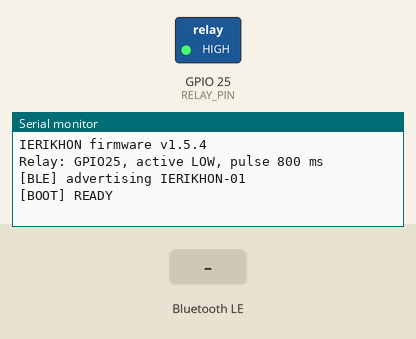
Bench run of a sketch on a simulated ESP32. Shown: switched loads named in the sketch (green lamp = pin HIGH), the last lines printed to the serial monitor. Inputs (shaded band) come from the test bench. EEPROM starts erased; nothing arrives over Bluetooth unless stated; a phone connects over Bluetooth LE 3 s after start.

Above: at 1.3 s.
1.4 s: Bluetooth LE write "GET_PULSE" received
At 1.9 s:
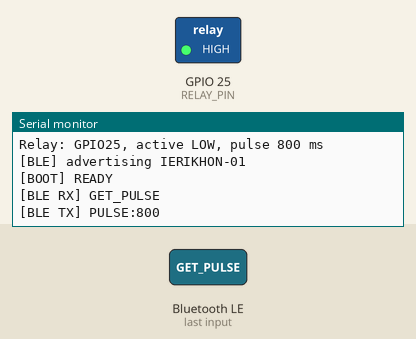
2.9 s: Bluetooth LE write "SET_PULSE:" received
At 3.08 s:
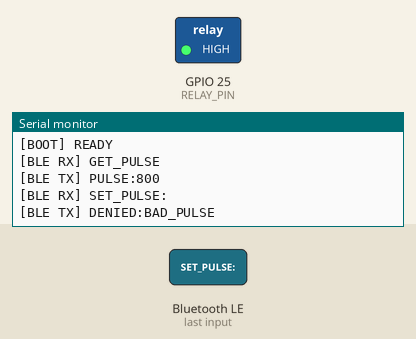
4.4 s: Bluetooth LE write "STATUS" received
At 5.3 s:
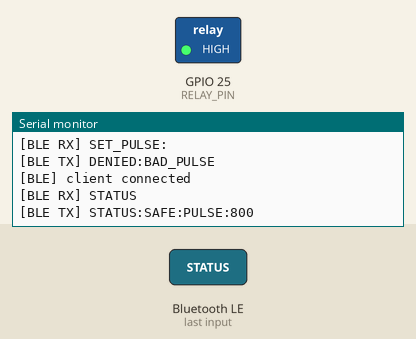

Measured:
- after the input at 1.4 s, the serial monitor: prints a new line at once (image 1)
- after the input at 2.9 s, the serial monitor: prints a new line at once (image 2)
- after the input at 4.4 s, the serial monitor: prints a new line at once (image 3)

The sketch:

IERIKHON_v1.5.4.ino
```cpp
#include <Arduino.h>
#include <BLEDevice.h>
#include <BLEServer.h>
#include <BLEUtils.h>
#include <BLE2902.h>
#include <Preferences.h>

static const char* FW_VERSION = "1.5.4";
static const char* DEVICE_NAME = "IERIKHON-01";
static const char* SERVICE_UUID = "6f4f0001-8f3a-4d7a-9c12-4a494552494b";
static const char* COMMAND_UUID = "6f4f0002-8f3a-4d7a-9c12-4a494552494b";

static const uint8_t RELAY_PIN = 25;
static const uint8_t RELAY_ON = LOW;
static const uint8_t RELAY_OFF = HIGH;

static const uint32_t ARM_WINDOW_MS = 15000;
static const uint32_t DEFAULT_RELAY_PULSE_MS = 800;
static const uint32_t MIN_RELAY_PULSE_MS = 500;
static const uint32_t MAX_RELAY_PULSE_MS = 3000;
static const uint32_t ADV_RESTART_DELAY_MS = 180;
static const uint32_t ADV_HEALTH_MS = 10000;

BLEServer* bleServer = nullptr;
BLECharacteristic* commandCharacteristic = nullptr;
Preferences prefs;

volatile bool clientConnected = false;
volatile bool advertisingRestartRequested = false;
volatile uint32_t advertisingRestartAt = 0;

bool armed = false;
bool relayActive = false;
uint32_t armedUntil = 0;
uint32_t relayOffAt = 0;
uint32_t relayPulseMs = DEFAULT_RELAY_PULSE_MS;
uint32_t nextAdvertisingHealthAt = 0;

static bool deadlineReached(uint32_t now, uint32_t deadline) {
  return (int32_t)(now - deadline) >= 0;
}

static void relaySafeOff() {
  digitalWrite(RELAY_PIN, RELAY_OFF);
  relayActive = false;
  relayOffAt = 0;
}

static void sendReply(const String& text) {
  Serial.print("[BLE TX] ");
  Serial.println(text);

  if (!clientConnected || commandCharacteristic == nullptr) return;
  commandCharacteristic->setValue(text.c_str());
  commandCharacteristic->notify();
}

static void resetSafetyState(bool notifyClient) {
  armed = false;
  armedUntil = 0;
  relaySafeOff();
  if (notifyClient) sendReply("DISARMED");
}

static void startAdvertising() {
  if (clientConnected) return;

  BLEAdvertising* advertising = BLEDevice::getAdvertising();
  if (advertising == nullptr) return;

  advertising->stop();

  BLEAdvertisementData adv;
  adv.setFlags(0x06);
  adv.setCompleteServices(BLEUUID(SERVICE_UUID));
  advertising->setAdvertisementData(adv);

  BLEAdvertisementData scanResponse;
  scanResponse.setName(DEVICE_NAME);
  advertising->setScanResponseData(scanResponse);

  advertising->setMinPreferred(0x06);
  advertising->setMaxPreferred(0x12);
  advertising->start();

  nextAdvertisingHealthAt = millis() + ADV_HEALTH_MS;
  Serial.println("[BLE] advertising IERIKHON-01");
}

static void scheduleAdvertisingRestart(uint32_t delayMs = ADV_RESTART_DELAY_MS) {
  advertisingRestartAt = millis() + delayMs;
  advertisingRestartRequested = true;
}

static bool parsePulseCommand(const String& cmd, uint32_t& value) {
  const String prefix = "SET_PULSE:";
  if (!cmd.startsWith(prefix)) return false;

  String tail = cmd.substring(prefix.length());
  tail.trim();
  if (tail.length() == 0) return false;

  for (size_t i = 0; i < tail.length(); ++i) {
    if (!isDigit(tail[i])) return false;
  }

  value = tail.toInt();
  return true;
}

class ServerCallbacks final : public BLEServerCallbacks {
  void onConnect(BLEServer* server) override {
    (void)server;
    clientConnected = true;
    advertisingRestartRequested = false;
    armed = false;
    armedUntil = 0;
    Serial.println("[BLE] client connected");
  }

  void onDisconnect(BLEServer* server) override {
    (void)server;
    clientConnected = false;
    resetSafetyState(false);
    Serial.println("[BLE] client disconnected -> SAFE");
    scheduleAdvertisingRestart();
  }
};

class CommandCallbacks final : public BLECharacteristicCallbacks {
  void onWrite(BLECharacteristic* characteristic) override {
    String cmd(characteristic->getValue().c_str());
    cmd.trim();
    cmd.toUpperCase();

    if (cmd.length() == 0) return;

    Serial.print("[BLE RX] ");
    Serial.println(cmd);

    if (cmd == "GET_PULSE") {
      sendReply("PULSE:" + String(relayPulseMs));
      return;
    }

    uint32_t requestedPulse = 0;
    if (cmd.startsWith("SET_PULSE:")) {
      if (!parsePulseCommand(cmd, requestedPulse)) {
        sendReply("DENIED:BAD_PULSE");
        return;
      }

      if (relayActive) {
        sendReply("DENIED:RELAY_BUSY");
        return;
      }

      if (requestedPulse < MIN_RELAY_PULSE_MS || requestedPulse > MAX_RELAY_PULSE_MS) {
        sendReply("DENIED:PULSE_RANGE");
        return;
      }

      relayPulseMs = requestedPulse;
      prefs.putUInt("pulse_ms", relayPulseMs);
      sendReply("PULSE_OK:" + String(relayPulseMs));
      return;
    }

    if (cmd == "STATUS") {
      uint32_t now = millis();
      if (armed && deadlineReached(now, armedUntil)) armed = false;

      if (armed) {
        uint32_t leftMs = armedUntil - now;
        sendReply("STATUS:ARMED:" + String((leftMs + 999) / 1000) + ":PULSE:" + String(relayPulseMs));
      } else {
        sendReply("STATUS:SAFE:PULSE:" + String(relayPulseMs));
      }
      return;
    }

    if (cmd == "ARM") {
      if (relayActive) {
        sendReply("DENIED:RELAY_BUSY");
        return;
      }

      armed = true;
      armedUntil = millis() + ARM_WINDOW_MS;
      sendReply("ARMED");
      return;
    }

    if (cmd == "START") {
      uint32_t now = millis();

      if (relayActive) {
        sendReply("DENIED:RELAY_BUSY");
        return;
      }

      if (!armed) {
        sendReply("DENIED:NOT_ARMED");
        return;
      }

      if (deadlineReached(now, armedUntil)) {
        armed = false;
        sendReply("DENIED:ARM_TIMEOUT");
        return;
      }

      armed = false;
      armedUntil = 0;
      digitalWrite(RELAY_PIN, RELAY_ON);
      relayActive = true;
      relayOffAt = now + relayPulseMs;
      sendReply("START_COMMAND_OK:GPIO25:" + String(relayPulseMs));
      return;
    }

    if (cmd == "DISARM" || cmd == "STOP") {
      resetSafetyState(true);
      return;
    }

    sendReply("DENIED:UNKNOWN_COMMAND");
  }
};

void setup() {
  digitalWrite(RELAY_PIN, RELAY_OFF);
  pinMode(RELAY_PIN, OUTPUT);
  relaySafeOff();

  Serial.begin(115200);
  delay(120);

  prefs.begin("ierikhon", false);
  relayPulseMs = prefs.getUInt("pulse_ms", DEFAULT_RELAY_PULSE_MS);
  if (relayPulseMs < MIN_RELAY_PULSE_MS || relayPulseMs > MAX_RELAY_PULSE_MS) {
    relayPulseMs = DEFAULT_RELAY_PULSE_MS;
    prefs.putUInt("pulse_ms", relayPulseMs);
  }

  Serial.println();
  Serial.println("IERIKHON firmware v1.5.4");
  Serial.print("Relay: GPIO25, active LOW, pulse ");
  Serial.print(relayPulseMs);
  Serial.println(" ms");

  BLEDevice::init(DEVICE_NAME);
  BLEDevice::setMTU(64);
  BLEDevice::setPower(ESP_PWR_LVL_P9);

  bleServer = BLEDevice::createServer();
  bleServer->setCallbacks(new ServerCallbacks());

  BLEService* service = bleServer->createService(SERVICE_UUID);
  commandCharacteristic = service->createCharacteristic(
    COMMAND_UUID,
    BLECharacteristic::PROPERTY_WRITE |
    BLECharacteristic::PROPERTY_NOTIFY
  );

  commandCharacteristic->setCallbacks(new CommandCallbacks());
  commandCharacteristic->addDescriptor(new BLE2902());

  service->start();
  startAdvertising();

  Serial.println("[BOOT] READY");
}

void loop() {
  uint32_t now = millis();

  if (armed && deadlineReached(now, armedUntil)) {
    armed = false;
    armedUntil = 0;
    sendReply("ARM_TIMEOUT");
  }

  if (relayActive && deadlineReached(now, relayOffAt)) {
    relaySafeOff();
    sendReply("RELAY_OFF:GPIO25:" + String(relayPulseMs));
  }

  if (!clientConnected && advertisingRestartRequested && deadlineReached(now, advertisingRestartAt)) {
    advertisingRestartRequested = false;
    startAdvertising();
  }

  if (!clientConnected && !advertisingRestartRequested && deadlineReached(now, nextAdvertisingHealthAt)) {
    Serial.println("[BLE] advertising health restart");
    startAdvertising();
  }

  delay(5);
}
```
